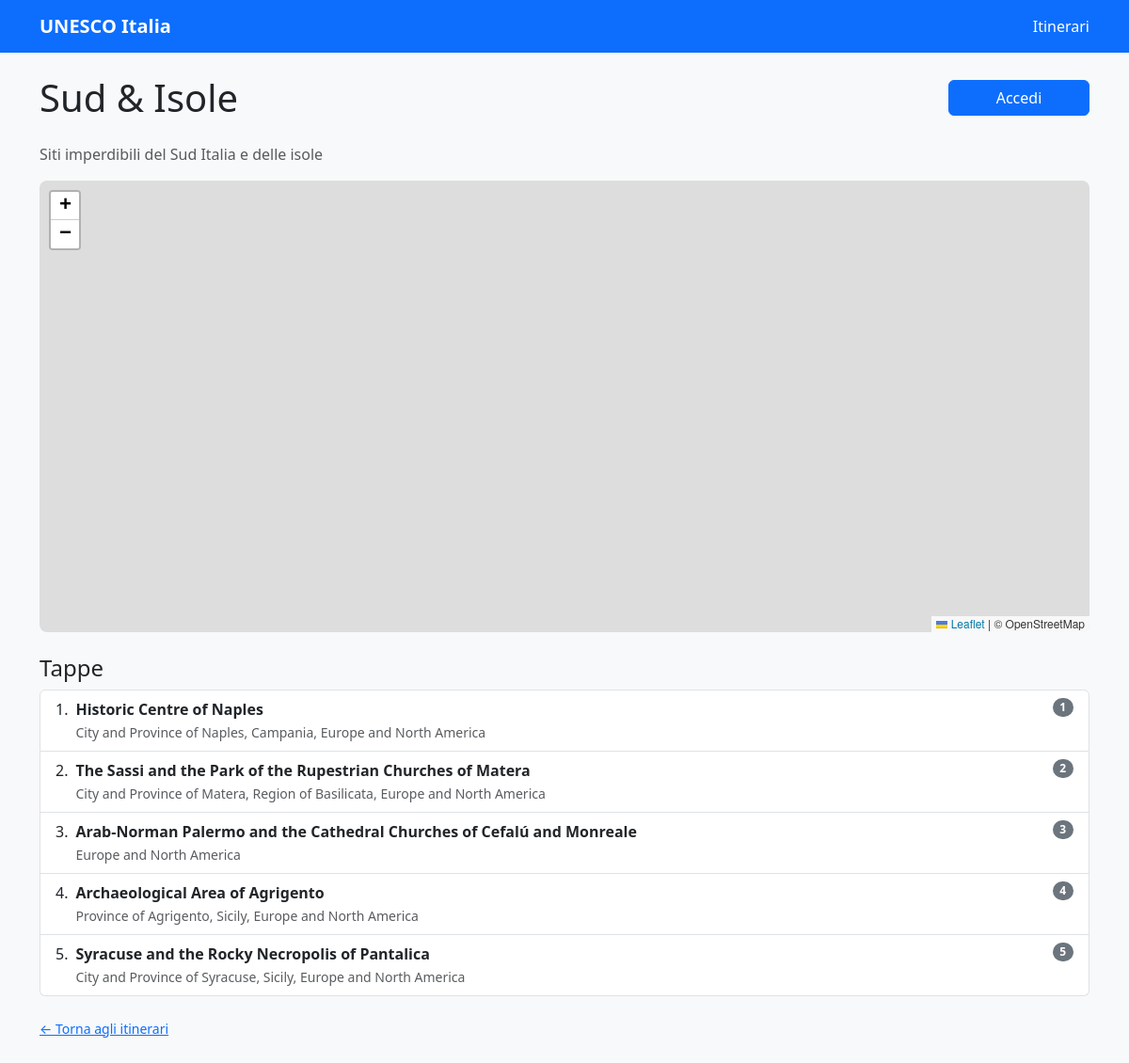
/itinerari/3/, run on the app's committed database.
### heritage/models.py (models this page shows, shortened)
class Itinerario(models.Model):
    nome = models.CharField(max_length=200)
    descrizione = models.TextField(blank=True)

class Tappa(models.Model):
    itinerario = models.ForeignKey(Itinerario, on_delete=models.CASCADE, related_name="tappe")
    sito = models.ForeignKey(Sito, on_delete=models.CASCADE)
    ordine = models.PositiveIntegerField(default=1)
    class Meta:
        ordering = ["ordine"]
        constraints = [
            models.UniqueConstraint(fields=["itinerario", "ordine"], name="tappa_unique_itin_ordine"),
        ]

class Sito(models.Model):
    nome = models.CharField(max_length=200)
    descrizione = models.TextField(blank=True)
    categoria = models.ForeignKey(Categoria, on_delete=models.SET_NULL, null=True, blank=True, related_name="siti")
    accessibilita = models.ForeignKey(Accessibilita, on_delete=models.SET_NULL, null=True, blank=True, related_name="siti")
    latitudine = models.FloatField(null=True, blank=True)
    longitudine = models.FloatField(null=True, blank=True)
    regione = models.CharField(max_length=100, blank=True)
    citta = models.CharField(max_length=100, blank=True)
    unesco_id = models.IntegerField(unique=True, db_index=True)
    class Meta:
        indexes = [
            models.Index(fields=["categoria"]),
        ]
        constraints = [
            models.CheckConstraint(
                check=models.Q(latitudine__isnull=True) |
                      (models.Q(latitudine__gte=-90) & models.Q(latitudine__lte=90)),
                name="sito_lat_range_or_null",
            ),
            models.CheckConstraint(
                check=models.Q(longitudine__isnull=True) |
                      (models.Q(longitudine__gte=-180) & models.Q(longitudine__lte=180)),
                name="sito_lng_range_or_null",
            ),
        ]
    nome = models.CharField(max_length=200)
    descrizione = models.TextField(blank=True)
    regione = models.CharField(max_length=100, db_index=True)
    citta   = models.CharField(max_length=100, db_index=True)
    latitudine = models.FloatField(null=True, blank=True)
    longitudine = models.FloatField(null=True, blank=True)
    categoria = models.ForeignKey(Categoria, on_delete=models.SET_NULL, null=True, blank=True)
    accessibilita = models.ForeignKey(
        "Accessibilita", on_delete=models.SET_NULL, null=True, blank=True, related_name="siti"
    )
    anno_iscrizione = models.IntegerField(null=True, blank=True)
    unesco_id = models.CharField(max_length=50, unique=True, db_index=True)
    class Meta:
        indexes = [
            models.Index(fields=["regione"]),
            models.Index(fields=["citta"]),
            models.Index(fields=["categoria"]),
        ]
        constraints = [
            models.CheckConstraint(
                check=models.Q(latitudine__gte=-90) & models.Q(latitudine__lte=90),
                name="sito_lat_range",
            ),
            models.CheckConstraint(
                check=models.Q(longitudine__gte=-180) & models.Q(longitudine__lte=180),
                name="sito_lng_range",
            ),
        ]

### heritage/views.py (the view)
# urls.py: path("itinerari/<int:pk>/", itinerario_dettaglio, name="itinerario_dettaglio"),
def itinerario_dettaglio(request, pk: int):
    itin = get_object_or_404(Itinerario.objects.prefetch_related("tappe__sito"), pk=pk)
    is_prenotato = False
    if request.user.is_authenticated:
        is_prenotato = PrenotazioneItinerario.objects.filter(user=request.user, itinerario=itin).exists()
    return render(request, "heritage/itinerario_dettaglio.html", {"itinerario": itin, "is_prenotato": is_prenotato})

### heritage/templates/heritage/itinerario_dettaglio.html (shortened to what this page needs)
<!doctype html>
<html lang="it">
<head>
  <link href="https://cdn.jsdelivr.net/npm/bootstrap@5.3.3/dist/css/bootstrap.min.css" rel="stylesheet">
  <link rel="stylesheet" href="https://unpkg.com/leaflet/dist/leaflet.css">
</head>
<body class="bg-light">
  <nav class="navbar navbar-expand-lg navbar-dark bg-primary">
    <div class="container">
      <a class="navbar-brand fw-bold" href="{% url 'home' %}">UNESCO Italia</a>
      <div class="ms-auto">
        <a class="nav-link text-white" href="{% url 'itinerari_list' %}">Itinerari</a>
      </div>
    </div>
  </nav>
  <main class="container py-4">
    <div class="d-flex justify-content-between align-items-center mb-4 flex-wrap gap-2">
      <h1 class="mb-0">{{ itinerario.nome }}</h1>
      <div class="d-flex gap-2">
        {% if user.is_authenticated %}
          <button id="btnToggle" class="btn btn-prenotazione {% if is_prenotato %}btn-success{% else %}btn-primary{% endif %}">
            {% if is_prenotato %}Prenotato ✓{% else %}Segui{% endif %}
          </button>
        {% else %}
          <a class="btn btn-primary btn-prenotazione" href="{% url 'login' %}?next={{ request.path }}">Accedi</a>
        {% endif %}
      </div>
    </div>
    {% if itinerario.descrizione %}
      <p class="text-muted">{{ itinerario.descrizione }}</p>
    {% endif %}
    <div id="map" role="region" aria-label="Mappa itinerario"></div>
    <div class="mt-4">
      <h4>Tappe</h4>
      <ol class="list-group list-group-numbered">
        {% for t in itinerario.tappe.all %}
          <li class="list-group-item d-flex justify-content-between align-items-start">
            <div class="ms-2 me-auto">
              <div class="fw-bold">{{ t.sito.nome }}</div>
              <span class="text-muted small">{{ t.sito.citta }}{% if t.sito.citta and t.sito.regione %}, {% endif %}{{ t.sito.regione }}</span>
            </div>
            <span class="badge bg-secondary rounded-pill">{{ t.ordine }}</span>
          </li>
        {% empty %}
          <li class="list-group-item text-muted">Nessuna tappa.</li>
        {% endfor %}
      </ol>
      <p class="mt-4 small text-muted">
        <a href="{% url 'itinerari_list' %}">← Torna agli itinerari</a>
      </p>
    </div>
  </main>
</body>
</html>

### heritage/templates/heritage/itinerario_dettaglio.html (style rules this page uses)
#map { height: 60vh; margin: 1rem 0; border-radius: 8px; }
.btn-prenotazione { min-width: 150px; }

### data on the page
Itinerario: nome "Sud & Isole", descrizione "Siti imperdibili del Sud Italia e delle isole"
Tappa: sito.nome "Historic Centre of Naples", sito.citta "City and Province of Naples, Campania", sito.regione "Europe and North America", ordine "1"
Tappa: sito.nome "The Sassi and the Park of the Rupestrian Churches of Matera", sito.citta "City and Province of Matera, Region of Basilicata", sito.regione "Europe and North America", ordine "2"
Tappa: sito.nome "Arab-Norman Palermo and the Cathedral Churches of Cefalú and Monreale", sito.regione "Europe and North America", ordine "3"
Tappa: sito.nome "Archaeological Area of Agrigento", sito.citta "Province of Agrigento, Sicily", sito.regione "Europe and North America", ordine "4"
Tappa: sito.nome "Syracuse and the Rocky Necropolis of Pantalica", sito.citta "City and Province of Syracuse, Sicily", sito.regione "Europe and North America", ordine "5"
